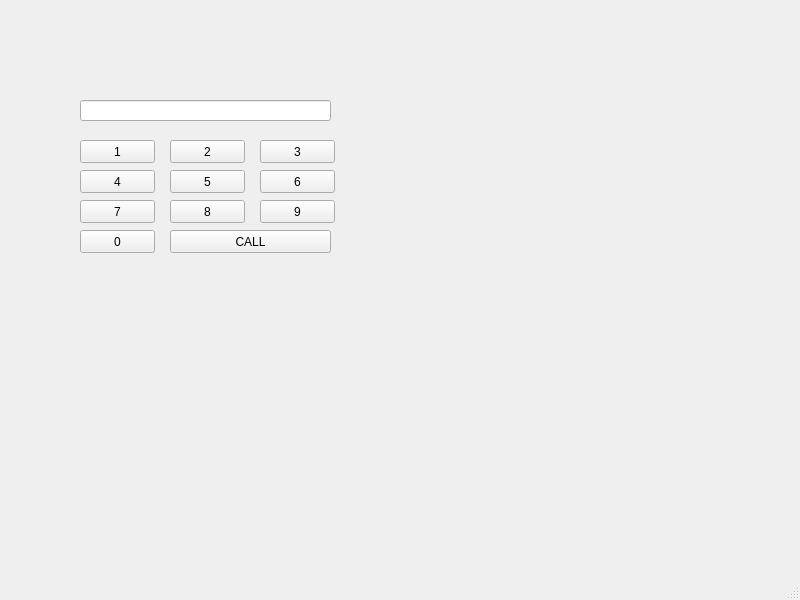
<?xml version="1.0" encoding="UTF-8"?>
<ui version="4.0">
 <class>MainWindow</class>
 <widget class="QMainWindow" name="MainWindow">
  <property name="geometry">
   <rect>
    <x>0</x>
    <y>0</y>
    <width>800</width>
    <height>600</height>
   </rect>
  </property>
  <property name="windowTitle">
   <string>MainWindow</string>
  </property>
  <widget class="QWidget" name="centralwidget">
   <widget class="QPushButton" name="pb1">
    <property name="geometry">
     <rect>
      <x>80</x>
      <y>140</y>
      <width>75</width>
      <height>23</height>
     </rect>
    </property>
    <property name="text">
     <string>1</string>
    </property>
   </widget>
   <widget class="QLineEdit" name="le">
    <property name="geometry">
     <rect>
      <x>80</x>
      <y>100</y>
      <width>251</width>
      <height>21</height>
     </rect>
    </property>
    <property name="alignment">
     <set>Qt::AlignRight|Qt::AlignTrailing|Qt::AlignVCenter</set>
    </property>
   </widget>
   <widget class="QPushButton" name="pb2">
    <property name="geometry">
     <rect>
      <x>170</x>
      <y>140</y>
      <width>75</width>
      <height>23</height>
     </rect>
    </property>
    <property name="text">
     <string>2</string>
    </property>
   </widget>
   <widget class="QPushButton" name="pb3">
    <property name="geometry">
     <rect>
      <x>260</x>
      <y>140</y>
      <width>75</width>
      <height>23</height>
     </rect>
    </property>
    <property name="text">
     <string>3</string>
    </property>
   </widget>
   <widget class="QPushButton" name="pb6">
    <property name="geometry">
     <rect>
      <x>260</x>
      <y>170</y>
      <width>75</width>
      <height>23</height>
     </rect>
    </property>
    <property name="text">
     <string>6</string>
    </property>
   </widget>
   <widget class="QPushButton" name="pb9">
    <property name="geometry">
     <rect>
      <x>260</x>
      <y>200</y>
      <width>75</width>
      <height>23</height>
     </rect>
    </property>
    <property name="text">
     <string>9</string>
    </property>
   </widget>
   <widget class="QPushButton" name="pb5">
    <property name="geometry">
     <rect>
      <x>170</x>
      <y>170</y>
      <width>75</width>
      <height>23</height>
     </rect>
    </property>
    <property name="text">
     <string>5</string>
    </property>
   </widget>
   <widget class="QPushButton" name="pb8">
    <property name="geometry">
     <rect>
      <x>170</x>
      <y>200</y>
      <width>75</width>
      <height>23</height>
     </rect>
    </property>
    <property name="text">
     <string>8</string>
    </property>
   </widget>
   <widget class="QPushButton" name="pb4">
    <property name="geometry">
     <rect>
      <x>80</x>
      <y>170</y>
      <width>75</width>
      <height>23</height>
     </rect>
    </property>
    <property name="text">
     <string>4</string>
    </property>
   </widget>
   <widget class="QPushButton" name="pb7">
    <property name="geometry">
     <rect>
      <x>80</x>
      <y>200</y>
      <width>75</width>
      <height>23</height>
     </rect>
    </property>
    <property name="text">
     <string>7</string>
    </property>
   </widget>
   <widget class="QPushButton" name="pb0">
    <property name="geometry">
     <rect>
      <x>80</x>
      <y>230</y>
      <width>75</width>
      <height>23</height>
     </rect>
    </property>
    <property name="text">
     <string>0</string>
    </property>
   </widget>
   <widget class="QPushButton" name="pbCall">
    <property name="geometry">
     <rect>
      <x>170</x>
      <y>230</y>
      <width>161</width>
      <height>23</height>
     </rect>
    </property>
    <property name="text">
     <string>CALL</string>
    </property>
   </widget>
  </widget>
  <widget class="QMenuBar" name="menubar">
   <property name="geometry">
    <rect>
     <x>0</x>
     <y>0</y>
     <width>800</width>
     <height>21</height>
    </rect>
   </property>
  </widget>
  <widget class="QStatusBar" name="statusbar"/>
 </widget>
 <resources/>
 <connections/>
</ui>
